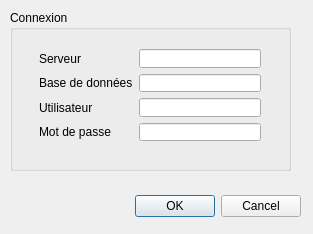
<?xml version="1.0" encoding="UTF-8"?>
<ui version="4.0">
 <class>Dialog</class>
 <widget class="QDialog" name="Dialog">
  <property name="geometry">
   <rect>
    <x>0</x>
    <y>0</y>
    <width>313</width>
    <height>234</height>
   </rect>
  </property>
  <property name="windowTitle">
   <string>Dialog</string>
  </property>
  <widget class="QDialogButtonBox" name="buttonBox">
   <property name="geometry">
    <rect>
     <x>130</x>
     <y>190</y>
     <width>171</width>
     <height>32</height>
    </rect>
   </property>
   <property name="orientation">
    <enum>Qt::Horizontal</enum>
   </property>
   <property name="standardButtons">
    <set>QDialogButtonBox::Cancel|QDialogButtonBox::Ok</set>
   </property>
  </widget>
  <widget class="QGroupBox" name="groupBox">
   <property name="geometry">
    <rect>
     <x>10</x>
     <y>10</y>
     <width>281</width>
     <height>161</height>
    </rect>
   </property>
   <property name="minimumSize">
    <size>
     <width>281</width>
     <height>161</height>
    </size>
   </property>
   <property name="title">
    <string>Connexion</string>
   </property>
   <widget class="QFrame" name="">
    <property name="geometry">
     <rect>
      <x>20</x>
      <y>30</y>
      <width>240</width>
      <height>110</height>
     </rect>
    </property>
    <property name="minimumSize">
     <size>
      <width>240</width>
      <height>110</height>
     </size>
    </property>
    <layout class="QHBoxLayout" name="horizontalLayout">
     <item>
      <layout class="QVBoxLayout" name="verticalLayout">
       <item>
        <widget class="QLabel" name="label">
         <property name="text">
          <string>Serveur</string>
         </property>
        </widget>
       </item>
       <item>
        <widget class="QLabel" name="label_2">
         <property name="text">
          <string>Base de données</string>
         </property>
        </widget>
       </item>
       <item>
        <widget class="QLabel" name="label_3">
         <property name="text">
          <string>Utilisateur</string>
         </property>
        </widget>
       </item>
       <item>
        <widget class="QLabel" name="label_4">
         <property name="text">
          <string>Mot de passe</string>
         </property>
        </widget>
       </item>
      </layout>
     </item>
     <item>
      <layout class="QVBoxLayout" name="verticalLayout_2">
       <item>
        <widget class="QLineEdit" name="serveur"/>
       </item>
       <item>
        <widget class="QLineEdit" name="database"/>
       </item>
       <item>
        <widget class="QLineEdit" name="utilisateur"/>
       </item>
       <item>
        <widget class="QLineEdit" name="password">
         <property name="inputMethodHints">
          <set>Qt::ImhNoAutoUppercase|Qt::ImhNoPredictiveText|Qt::ImhSensitiveData</set>
         </property>
         <property name="echoMode">
          <enum>QLineEdit::PasswordEchoOnEdit</enum>
         </property>
        </widget>
       </item>
      </layout>
     </item>
    </layout>
   </widget>
  </widget>
 </widget>
 <resources/>
 <connections>
  <connection>
   <sender>buttonBox</sender>
   <signal>accepted()</signal>
   <receiver>Dialog</receiver>
   <slot>accept()</slot>
   <hints>
    <hint type="sourcelabel">
     <x>248</x>
     <y>254</y>
    </hint>
    <hint type="destinationlabel">
     <x>157</x>
     <y>274</y>
    </hint>
   </hints>
  </connection>
  <connection>
   <sender>buttonBox</sender>
   <signal>rejected()</signal>
   <receiver>Dialog</receiver>
   <slot>reject()</slot>
   <hints>
    <hint type="sourcelabel">
     <x>316</x>
     <y>260</y>
    </hint>
    <hint type="destinationlabel">
     <x>286</x>
     <y>274</y>
    </hint>
   </hints>
  </connection>
 </connections>
</ui>
